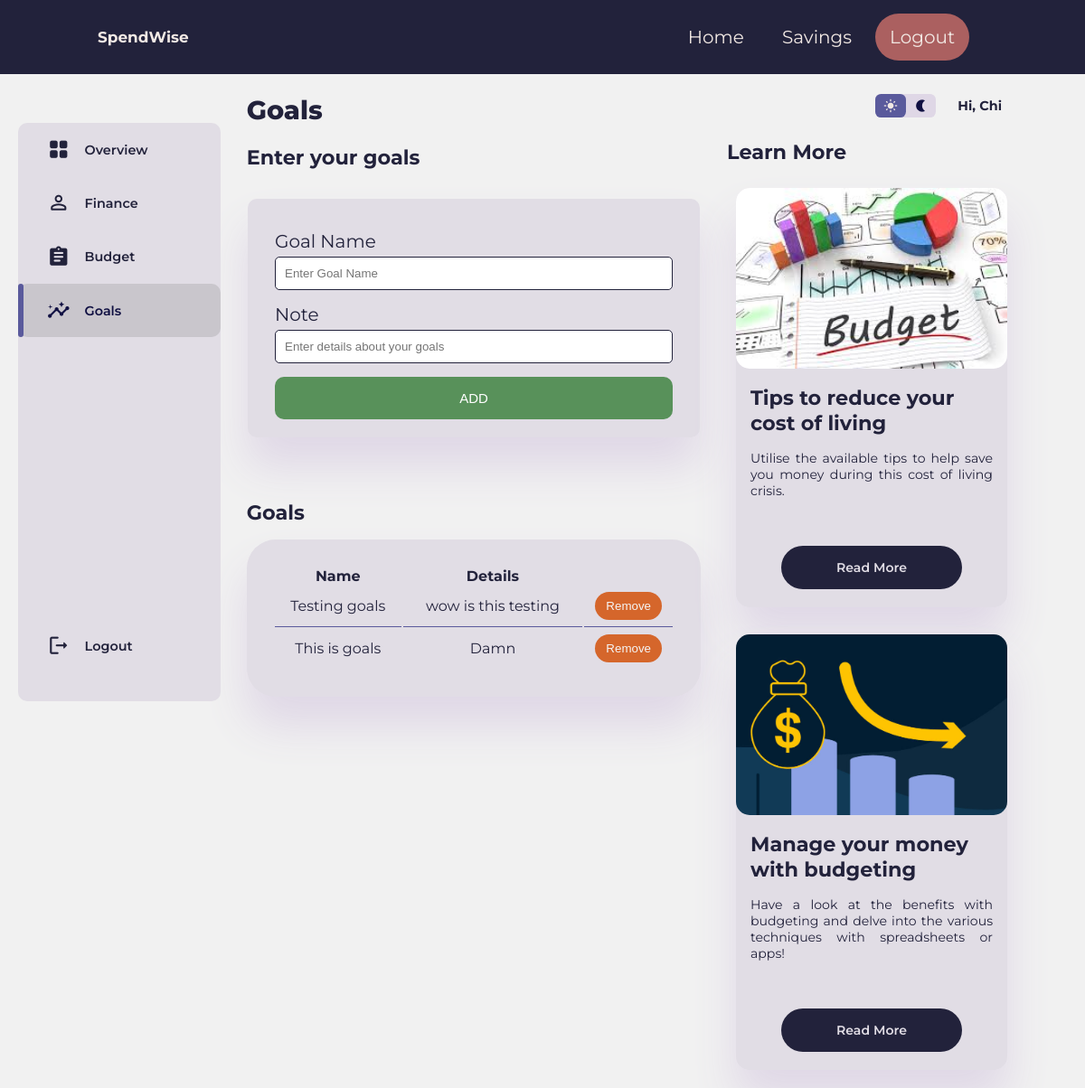
The page /goals.php (signed in) on the database its author committed.
### tables this page shows
CREATE TABLE `goals` (
  `goal_ID` int(11) NOT NULL,
  `userID` int(11) NOT NULL,
  `goalName` varchar(256) NOT NULL,
  `note` text NOT NULL
);

CREATE TABLE `user` (
  `id` int(11) NOT NULL,
  `email` varchar(25) NOT NULL,
  `password` varchar(256) NOT NULL,
  `first_name` varchar(50) NOT NULL,
  `last_name` varchar(50) NOT NULL
);

CREATE TABLE `resources` (
  `webID` int(11) NOT NULL,
  `title` text NOT NULL,
  `text` text NOT NULL,
  `link` text NOT NULL,
  `image` varchar(100) NOT NULL
);

### goals.php (the view, shortened to what this page needs)
<!DOCTYPE html>
<html lang="en">
    <head>
        <link rel="stylesheet" href="css/goals.css">
    </head>
    <body>
        <?php
            include_once("connectdb.php");
            try {
                $fname = $db->prepare("SELECT first_name FROM user WHERE email = ?");
                $fname->execute(array($_SESSION['username']));
                $fname = $fname->fetch();
            } catch (PDOException $ex) {
                echo $ex;
            }
        ?>
        <header id="top">
            <div class="logo">
                <p>SpendWise</p>
            </div>
            <div class="navbar">
                <ul>
                    <li><a href="index.php">Home</a></li>
                    <li><a href="savings.php">Savings</a></li>
                    <li id="logout"><a href="logout.php">Logout</a></li>
                </ul>
            </div>
        </header>
        <div class="container">
            <aside>
                <div class="sidebar">
                    <a href="accounts.php">
                        <span class="material-icons-round">grid_view</span>
                        <h3>Overview</h3>
                    </a>
                    <a href="finance.php">
                        <span class="material-icons-round">person_outline</span>
                        <h3>Finance</h3>
                    </a>
                    <a href="budget.php">
                        <span class="material-icons-round">assignment</span>
                        <h3>Budget</h3>
                    </a>
                    <a href="goals.php" class="active">
                        <span class="material-icons-round">insights</span>
                        <h3>Goals</h3>
                    </a>
                    <a href="logout.php">
                        <span class="material-icons-round">logout</span>
                        <h3>Logout</h3>
                    </a>
                </div>
            </aside>
            <main>
                <h1>Goals</h1>
                <h2>Enter your goals</h2>
                <div class="center">
                    <div class="track">
                        <form class="form" id="goalForm">
                            <div class="form-element">
                                <label for="itemName">Goal Name</label>
                                <input type="text" id="itemName" placeholder="Enter Goal Name" required name="goal-name">
                            </div>
                            <div class="form-element">
                                <label for="url">Note</label>
                                <input type="text" id="url" placeholder="Enter details about your goals" required name="notes">
                            </div>
                            <button type="submit" name="submit-1">Add</button>
                        </form>
                    </div>
                </div>
                <div class="recent-activity">
                    <h2>Goals</h2>
                    <table>
                        <thead>
                            <tr>
                                <th>Name</th>
                                <th>Details</th>
                            </tr>
                        </thead>
                        <tbody>
                        <?php
                            include_once("connectdb.php");
                            try {
                                $userid = $db->prepare("SELECT id FROM user WHERE email = ?");
                                $userid->execute(array($_SESSION['username']));
                                $user = $userid->fetch();
                                $qry = $db->prepare("SELECT * FROM goals where userID = :userid");
                                $qry->bindParam(':userid', $user['id'], PDO::PARAM_STR);
                                $qry->execute();
                                if ($qry->rowCount() > 0){
                                    while (($row = $qry->fetch(PDO::FETCH_ASSOC))){
                                        $goalID = $row['goal_ID'];
                                        $goal = $row['goalName'];
                                        $note = $row['note'];
                                        ?>
                                        <tr>
                                        <td><?= $goal ?></td>
                                        <td><?= $note ?></td>
                                        <td>
                                            <button class="remove-goal" type="button" data-goal-id="<?=$goalID?>">
                                                Remove
                                            </button>
                                        </td>
                                        </tr>
                                        <?php
                                    }
                                }
                                else {
                                    echo("<h4 class='warning' style='margin-bottom: 5px;'>Currently no goals</h4>");
                                }
                            } catch (PDOException $ex) {
                                echo $ex;
                            }
                        ?>
                        </tbody>
                    </table>
                </div>
            </main>
            <div class="right">
                <div class="top">
                    <div class="colour-toggle">
                        <span class="material-icons-round active">light_mode</span>
                        <span class="material-icons-round">nightlight</span>
                    </div>
                    <div class="profile">
                        <div class="info">
                            <h3>Hi, <?= $fname["first_name"] ?></h3>
                        </div>
                    </div>
                </div>
                <div class="budget-goals">
                    <h2>Learn More</h2>
                    <div class="card-container">
                        <?php
                        try {
                        $qry = $db->prepare("SELECT * FROM resources ORDER bY RAND() LIMIT 2");
                        $qry->execute();
                        if ($qry->rowCount() > 0){
                            foreach ($qry as $row){
                                $image = "images/resources/" . $row["image"];
                                $title =  $row["title"];
                                $text = $row["text"];
                                $link = $row["link"];
                                ?>
                                <div class="card">
                                    <div class="card-img" style="background-image: url(<?= $image ?>);"></div>
                                    <div class="card-content">
                                        <h2> <?= $title ?> </h2>
                                        <p> <?= $text ?> </p>
                                    </div>
                                    <div class="card-link">
                                            <a href="<?= $link ?>">Read More</a>
                                    </div>
                                </div>
                                <?php
                                }
                            }
                        } catch (PDOException $ex) {
                            echo $ex;
                        }
                        ?>
                    </div>
                </div>
            </div>
        </div>
    </body>
</html>

### rows shown on the page
goals: goalName "Testing goals", note "wow is this testing"
goals: goalName "This is goals", note "Damn"
user: first_name "Chi"
resources: image (picture), title "Tips to reduce your cost of living", text "Utilise the available tips to help save you money during this cost of living crisis."
resources: image (picture), title "Manage your money with budgeting", text "Have a look at the benefits with budgeting and delve into the various techniques with spreadsheets or apps!"
